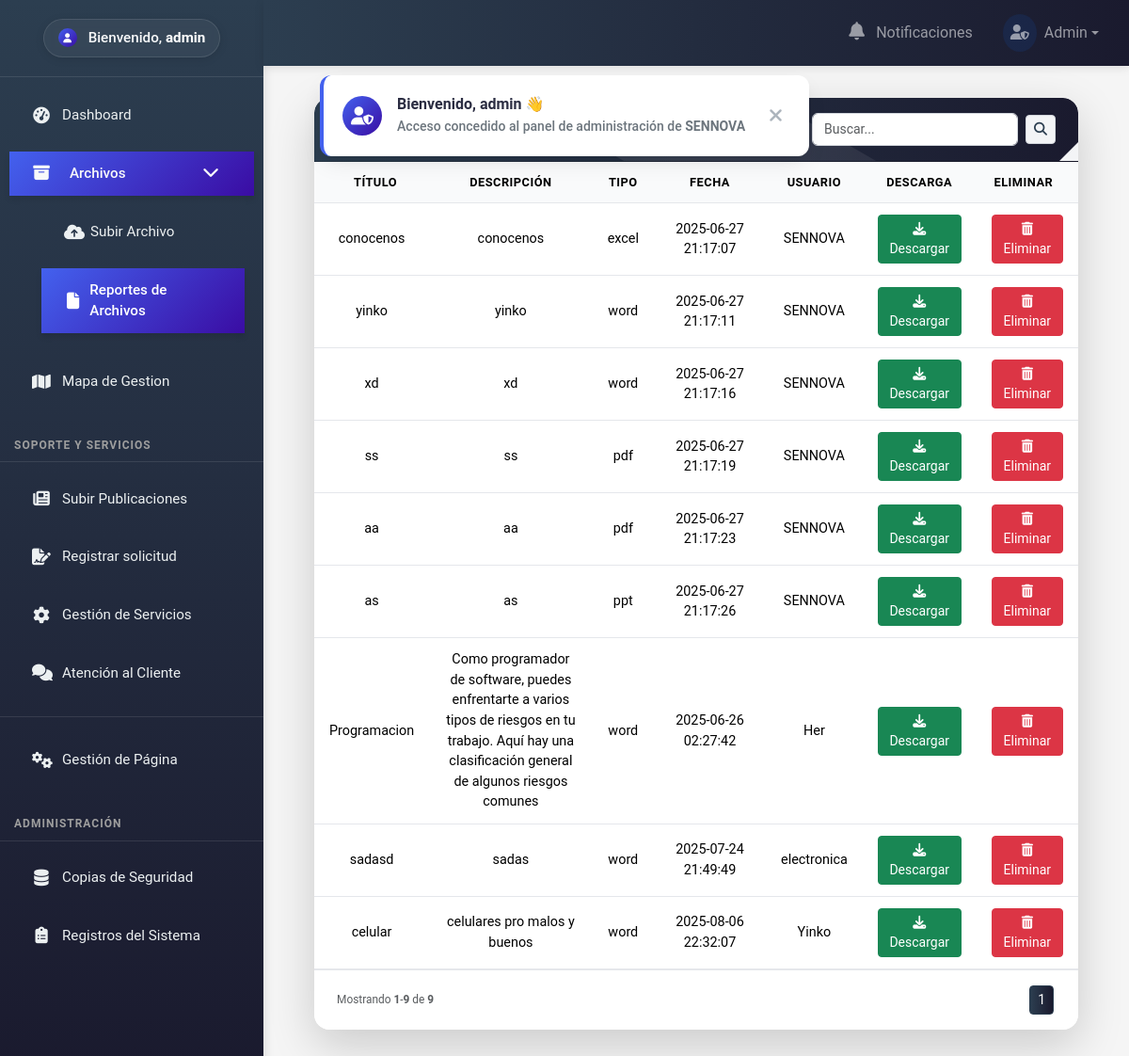
Page /inAdmin.php?vista=report (signed in) on the earlier database version.
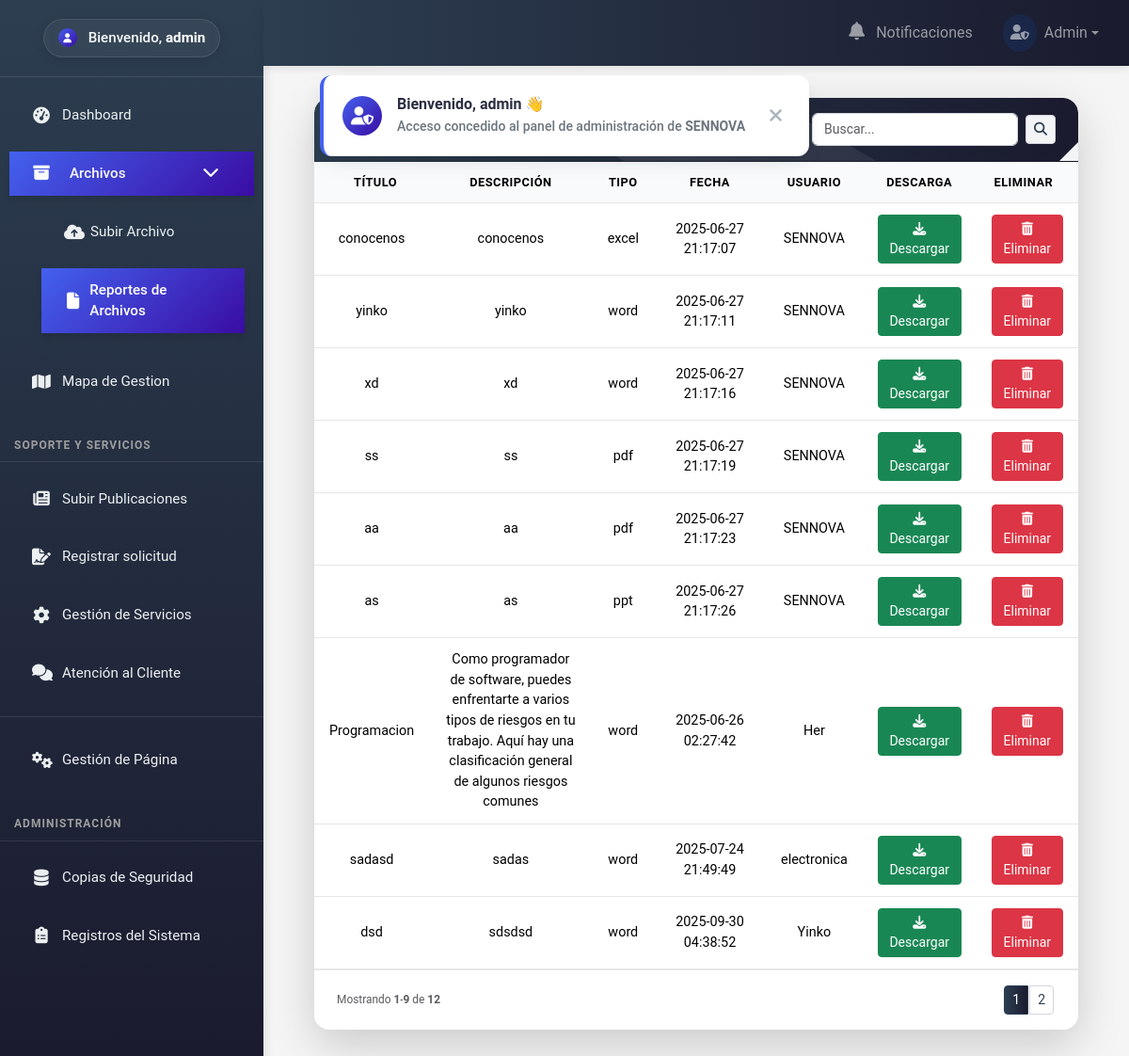
Same page on the later database version.
### tables this page shows
CREATE TABLE `archives` (
  `id_archives` int(11) NOT NULL AUTO_INCREMENT,
  `Tittle_ar` varchar(100) NOT NULL,
  `description_ar` varchar(200) NOT NULL,
  `type_ar` varchar(50) NOT NULL,
  `date_publi_ar` timestamp NOT NULL DEFAULT current_timestamp() ON UPDATE current_timestamp(),
  `ruta_ar` varchar(200) NOT NULL,
  `name_ar` varchar(200) NOT NULL,
  `id_user` int(11) NOT NULL,
  `id_proceso` int(11) NOT NULL,
  `descargable` tinyint(4) DEFAULT 1,
  PRIMARY KEY (`id_archives`),
  KEY `id_user` (`id_user`),
  CONSTRAINT `archives_ibfk_1` FOREIGN KEY (`id_user`) REFERENCES `users` (`id`)
);

CREATE TABLE `users` (
  `id` int(11) NOT NULL AUTO_INCREMENT,
  `username` varchar(50) NOT NULL,
  `password_acc` varchar(255) NOT NULL,
  `email_acc` varchar(100) NOT NULL,
  `full_name` varchar(100) DEFAULT NULL,
  `telefono` varchar(20) DEFAULT NULL,
  `direccion` varchar(120) DEFAULT NULL,
  `role_id` int(11) DEFAULT NULL,
  `created_at` timestamp NOT NULL DEFAULT current_timestamp(),
  `updated_at` timestamp NOT NULL DEFAULT current_timestamp() ON UPDATE current_timestamp(),
  `area` varchar(50) DEFAULT NULL,
  PRIMARY KEY (`id`),
  UNIQUE KEY `email` (`email_acc`)
);

### inAdmin.php (called while the page is built, shortened)
<?php
require_once __DIR__ . '/models/PubliModel.php';
require_once __DIR__ . '/views/admin.php';

### conexion/conexion.php (called while the page is built)
<?php
 function conectaDb() {
    try
       {
        $conn = new PDO('mysql:host=localhost;dbname=sennova2;charset=utf8', 'root', '');
        $conn->setAttribute(PDO::ATTR_ERRMODE, PDO::ERRMODE_EXCEPTION);
        return $conn;
       }
    catch(PDOException $e){
        echo "Error: en la conexion ".$e->getMessage();
    }
 }

### models/PubliModel.php (called while the page is built, shortened)
<?php
require_once __DIR__ . '/../conexion/conexion.php';
class PublicacionModel
{
    private $conn;
    public function __construct()
    {
        $this->conn = conectaDb();
    }
    public function obtenerArchivo(): array
    {
        $sql = "SELECT
                    a.id_archives,
                    a.Tittle_ar,
                    a.description_ar,
                    a.type_ar,
                    a.date_publi_ar,
                    a.ruta_ar,
                    a.name_ar,
                    u.full_name AS usuario
                FROM archives a
                LEFT JOIN users u ON a.id_user = u.id";
        return $this->conn->query($sql)->fetchAll(PDO::FETCH_ASSOC);
    }
}

### routes/tables.php (the view, shortened to what the changed rows need)
<?php
require_once __DIR__ . '/../models/PubliModel.php';
$modelo = new PublicacionModel();
$busqueda = $_GET['buscar'] ?? '';
if (!empty($busqueda)) {
  $archivos = $modelo->buscarArchivos($busqueda);
} else {
  $archivos = $modelo->obtenerArchivo();
}
$registros_por_pagina = 9;
$pagina_actual = isset($_GET['pagina']) ? (int)$_GET['pagina'] : 1;
$indice_inicio = ($pagina_actual - 1) * $registros_por_pagina;
$total = count($archivos);
$archivos_pagina = array_slice($archivos, $indice_inicio, $registros_por_pagina);
foreach ($archivos_pagina as $archivo): ?>
  <tr>
    <td><?= htmlspecialchars($archivo['Tittle_ar']) ?></td>
    <td style="max-width: 250px; word-wrap: break-word; white-space: normal;">
      <?= htmlspecialchars($archivo['description_ar']) ?>
    </td>
    <td><?= htmlspecialchars($archivo['type_ar']) ?></td>
    <td><?= htmlspecialchars($archivo['date_publi_ar']) ?></td>
    <td><?= htmlspecialchars($archivo['usuario']) ?></td>
    <td>
      <a href="/sennova/<?= htmlspecialchars($archivo['ruta_ar']) ?>" class="btn btn-success btn-sm" download>
        <i class="fas fa-download"></i> Descargar
      </a>
    </td>
    <?php if ($_SESSION['rol'] == 1): ?>
    <td>
      <a href="/sennova/routes/eliminarArchivo.php?id=<?= $archivo['id_archives'] ?>" class="btn btn-danger btn-sm"
         onclick="return confirm('¿Seguro que deseas eliminar este archivo?');">
        <i class="fas fa-trash-alt"></i> Eliminar
      </a>
    </td>
    <?php endif; ?>
  </tr>
<?php endforeach; ?>

### views/admin/report.php (shortened to what the changed rows need)
<div class="container text-center">
  <div class="card notebook-theme shadow-lg rounded-4 mt-5 " data-aos="zoom-in" data-aos-delay="100">
    <div class="card-header notebook-header bg-dark text-white rounded-top-4 px-4 py-3" data-aos="fade-right"
      data-aos-delay="200">
      <div class="d-flex justify-content-between align-items-center flex-wrap">
        <h5 class="mb-0 fw-semibold d-flex align-items-center">
        </h5>
        <form method="GET" class="d-flex align-items-center">
          <input type="text" id="busqueda" class="form-control form-control-sm me-2" name="buscar"
            placeholder="Buscar..." value="<?= htmlspecialchars($_GET['buscar'] ?? '') ?>">
          <button type="submit" class="btn btn-light btn-sm">
            <i class="fas fa-search"></i>
          </button>
        </form>
      </div>
      <div class="notebook-page-corner"></div>
    </div>
    <div class="card-body p-0 notebook-paper bg-white" data-aos="fade-up" data-aos-delay="300">
      <div class="table-responsive">
        <table class="table table-hover table-borderless align-middle mb-0 notebook-table">
          <thead class="notebook-table-header bg-light text-secondary small text-uppercase border-bottom">
            <tr>
              <th class="ps-4">Título</th>
              <th>Descripción</th>
              <th>Tipo</th>
              <th>Fecha</th>
              <th>Usuario</th>
              <th>Descarga</th>
              <?php if ($_SESSION['rol'] == 1): ?>
                <th class="pe-4">Eliminar</th>
              <?php endif; ?>
            </tr>
          </thead>
          <tbody class="notebook-table-body text-dark" id="tabla-archivos">
            <?php include 'routes/tables.php'; ?>
          </tbody>
        </table>
      </div>
    </div>
    <div
      class="card-footer notebook-footer bg-white rounded-bottom-4 py-3 px-4 d-flex justify-content-between align-items-center"
      data-aos="fade-up" data-aos-delay="600">
      <span class="text-muted small">
        Mostrando
        <strong><?= $indice_inicio + 1 ?></strong>‑<strong><?= min($indice_inicio + $registros_por_pagina, $total) ?></strong>
        de <strong><?= $total ?></strong>
      </span>
      <nav>
        <ul class="pagination pagination-sm mb-0 notebook-pagination">
          <?php for ($i = 1; $i <= ceil($total / $registros_por_pagina); $i++): ?>
            <li class="page-item <?= $i == $pagina_actual ? 'active' : '' ?>">
              <a class="page-link" href="?vista=report&pagina=<?= $i ?>">
                <?= $i ?>
              </a>
            </li>
          <?php endfor; ?>
        </ul>
      </nav>
    </div>
  </div>
</div>

Differences in the rows shown:
removed archives: Tittle_ar "celular", description_ar "celulares pro malos y buenos", type_ar "word", date_publi_ar "2025-08-06 22:32:07", id_user.full_name "Yinko"
added archives: Tittle_ar "dsd", description_ar "sdsdsd", type_ar "word", date_publi_ar "2025-09-30 04:38:52", id_user.full_name "Yinko"
Other differences:
$total: "9" → "12"
new list line: "2"
